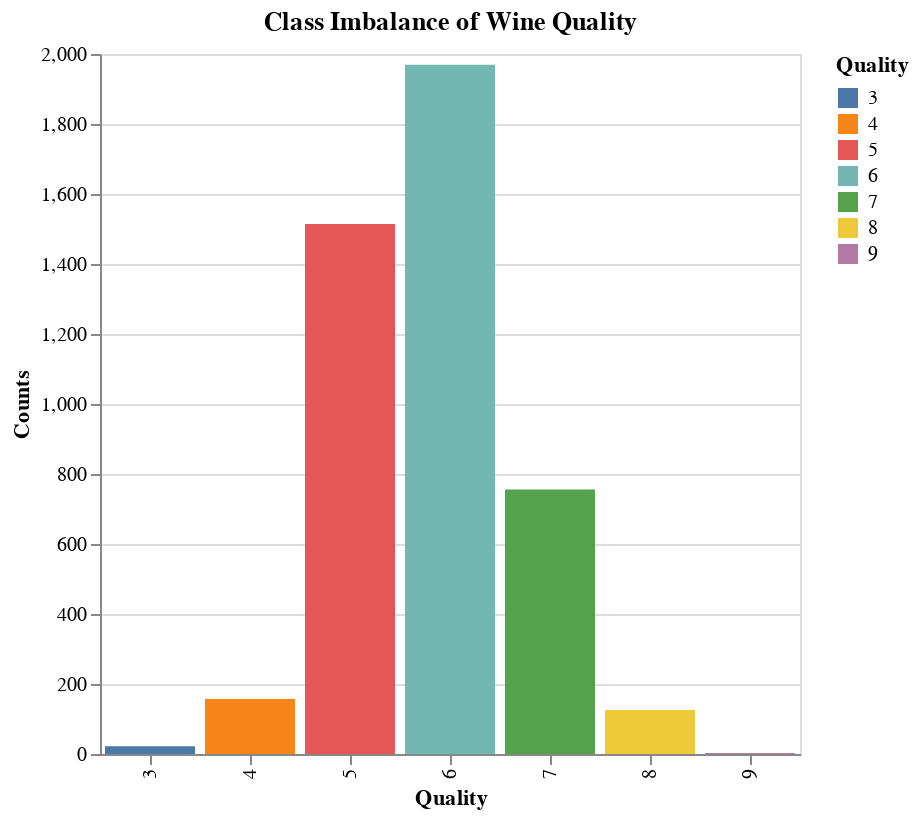

The code cell stored with this chart in its notebook:
### Markdown cell above
This figure shows the distribution of the wine quality:

### Code cell
alt.Chart(train_df, title='Class Imbalance of Wine Quality').mark_bar().encode(
    alt.X('quality', title='Quality'), 
    alt.Y('count()', title='Counts'),
    alt.Color('quality', title='Quality')).properties(width=350, height=350)

### Figure 1 — Vega-Lite specification as saved in the notebook (floating-point values rounded to 4 significant figures; data arrays with more than 128 entries replaced by an {"elided": "..."} marker saying what was removed)
{"config": {"view": {"continuousWidth": 400, "continuousHeight": 300}}, "data": {"name": "data-bbf548faa99721fa6ac3748404bd62f9"}, "mark": "bar", "encoding": {"color": {"type": "nominal", "field": "quality", "title": "Quality"}, "x": {"type": "nominal", "field": "quality", "title": "Quality"}, "y": {"type": "quantitative", "aggregate": "count", "title": "Counts"}}, "height": 350, "title": "Class Imbalance of Wine Quality", "width": 350, "$schema": "https://vega.github.io/schema/vega-lite/v4.8.1.json", "datasets": {"data-bbf548faa99721fa6ac3748404bd62f9": {"elided": "4547 records"}}}
